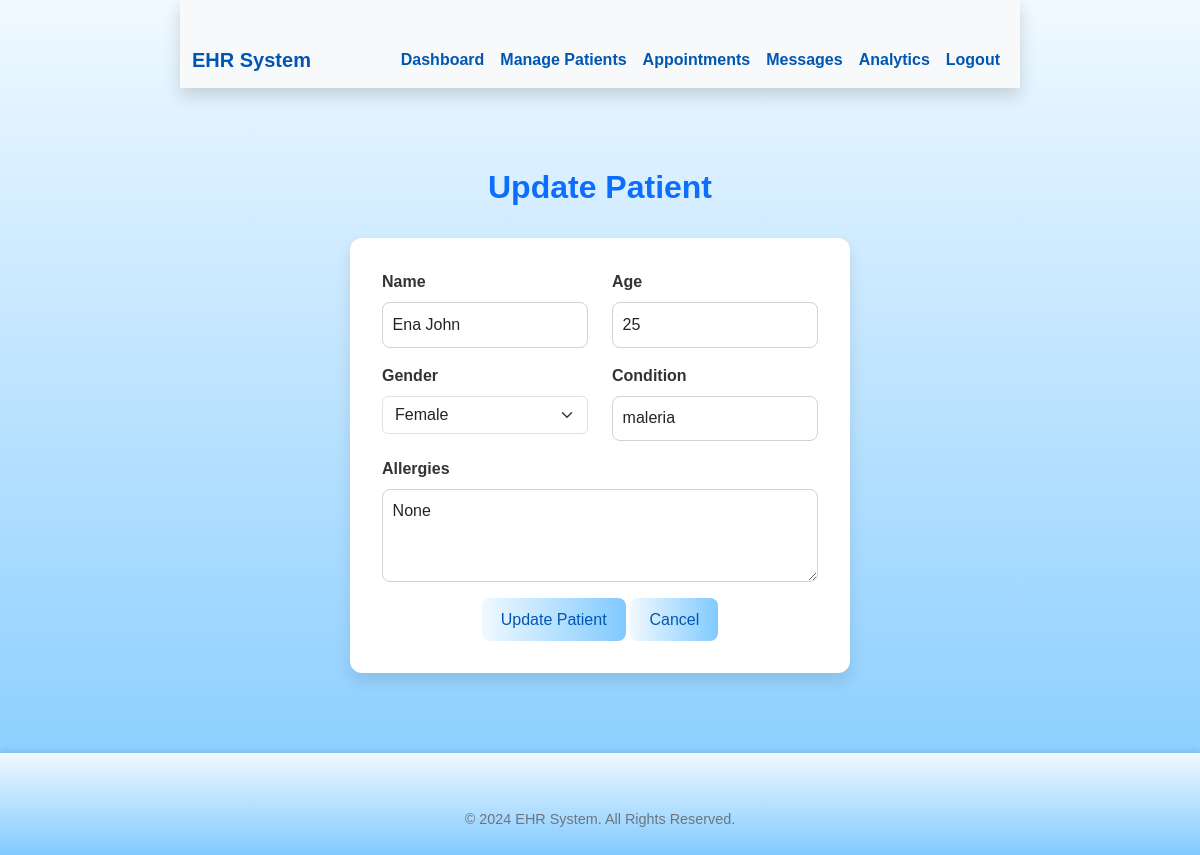
Screenshot of /update-patient/7 (signed in) with the database file from the repository.
### tables this page shows
CREATE TABLE patients (
    id INTEGER PRIMARY KEY AUTOINCREMENT,
    doctor_id INTEGER NOT NULL, -- Foreign key linking to users table
    name TEXT NOT NULL,
    age INTEGER NOT NULL,
    gender TEXT NOT NULL CHECK (gender IN ('Male', 'Female', 'Other')),
    condition TEXT NOT NULL,
    allergies TEXT,
    created_at TIMESTAMP DEFAULT CURRENT_TIMESTAMP,
    updated_at TIMESTAMP DEFAULT CURRENT_TIMESTAMP,
    FOREIGN KEY (doctor_id) REFERENCES users (id) ON DELETE CASCADE
);

### app.py (the view, shortened to what this page needs)
@app.route('/update-patient/<int:id>', methods=['GET', 'POST'])
def update_patient(id):
    if 'roles' not in session or 'doctor' not in session['roles']:
        flash('Access denied: Only doctors can edit patients.', 'danger')
        return redirect(url_for('login'))
    conn = get_db_connection()
    patient = conn.execute('SELECT * FROM patients WHERE id = ?', (id,)).fetchone()
    if not patient:
        flash('Patient not found.', 'danger')
        return redirect(url_for('manage_patients'))
    conn.close()
    return render_template('dashboard/update-patient.html', patient=patient)

### app.py (called while the page is built)
def get_db_connection():
    conn = sqlite3.connect('database/ehr.db')
    conn.row_factory = sqlite3.Row
    return conn

@app.context_processor
def inject_roles():
    return {
        'current_roles': session.get('roles', []),
        'current_route': request.endpoint  # Pass the current route
    }

### templates/dashboard/update-patient.html (shortened to what this page needs)
<!DOCTYPE html>
<html lang="en">
<head>
    <link rel="stylesheet" href="https://cdn.jsdelivr.net/npm/bootstrap@5.3.0-alpha3/dist/css/bootstrap.min.css">
    <link rel="stylesheet" href="/static/css/style.css">
</head>
<body>
    <nav class="navbar navbar-expand-lg navbar-light bg-light shadow">
        <div class="container">
            <a class="navbar-brand" href="/">EHR System</a>
            <div class="collapse navbar-collapse" id="navbarNav">
                <ul class="navbar-nav ms-auto">
                    <li class="nav-item"><a class="nav-link" href="/dashboard">Dashboard</a></li>
                    <li class="nav-item"><a class="nav-link active" href="/manage-patients">Manage Patients</a></li>
                    <li class="nav-item"><a class="nav-link" href="/appointments">Appointments</a></li>
                    <li class="nav-item"><a class="nav-link" href="/messages">Messages</a></li>
                    <li class="nav-item"><a class="nav-link" href="/analytics">Analytics</a></li>
                    <li class="nav-item"><a class="nav-link" href="/logout">Logout</a></li>
                </ul>
            </div>
        </div>
    </nav>
    <div class="container py-5">
        <h2 class="text-primary text-center mb-4">Update Patient</h2>
        <form method="POST" action="/update-patient/{{ patient.id }}">
            <div class="row mb-3">
                <div class="col-md-6">
                    <label for="name" class="form-label">Name</label>
                    <input type="text" class="form-control" id="name" name="name" value="{{ patient.name }}" required>
                </div>
                <div class="col-md-6">
                    <label for="age" class="form-label">Age</label>
                    <input type="number" class="form-control" id="age" name="age" value="{{ patient.age }}" required>
                </div>
            </div>
            <div class="row mb-3">
                <div class="col-md-6">
                    <label for="gender" class="form-label">Gender</label>
                    <select class="form-select" id="gender" name="gender" required>
                        <option value="Female" {% if patient.gender == 'Female' %}selected{% endif %}>Female</option>
                    </select>
                </div>
                <div class="col-md-6">
                    <label for="condition" class="form-label">Condition</label>
                    <input type="text" class="form-control" id="condition" name="condition" value="{{ patient.condition }}" required>
                </div>
            </div>
            <div class="mb-3">
                <label for="allergies" class="form-label">Allergies</label>
                <textarea class="form-control" id="allergies" name="allergies" rows="3">{{ patient.allergies }}</textarea>
            </div>
            <div class="text-center">
                <button type="submit" class="btn btn-primary">Update Patient</button>
                <a href="/manage-patients" class="btn btn-secondary">Cancel</a>
            </div>
        </form>
    </div>
    <footer class="bg-light py-4 mt-auto">
        <div class="container text-center">
            <p class="text-secondary mb-0">&copy; 2024 EHR System. All Rights Reserved.</p>
        </div>
    </footer>
</body>
</html>

### static/css/style.css (style rules this page uses)
html, body { height: 100%; margin: 0; padding: 0; display: flex; flex-direction: column; font-family: 'Arial', sans-serif; background: linear-gradient(to bottom, #f0f9ff, #80caff); color: #0056b3; }
nav { background: #ffffff; box-shadow: 0 4px 6px rgba(0, 0, 0, 0.1); z-index: 1000; width: 70%; margin: 0 auto; }
.navbar-brand { font-weight: bold; color: #0056b3 !important; }
.nav-link { color: #0056b3 !important; font-weight: 600; transition: color 0.3s ease; }
footer { margin-top: auto; background: linear-gradient(to bottom, #f0f9ff, #80caff); color: #0056b3; text-align: center; padding: 1rem; font-size: 0.9rem; box-shadow: 0 -2px 6px rgba(0, 0, 0, 0.1); }
.container { flex: 1; margin-top: 2rem; }
h2 { color: #0056b3; font-weight: bold; margin-bottom: 1.5rem; }
.btn { background: linear-gradient(to right, #f0f9ff, #80caff); color: #0056b3; border: none; padding: 0.6rem 1.2rem; font-size: 1rem; font-weight: 300; border-radius: 8px; transition: background 0.3s, color 0.3s; }
form { max-width: 500px; margin: 2rem auto; padding: 2rem; background: #ffffff; border-radius: 12px; box-shadow: 0 8px 16px rgba(0, 0, 0, 0.1); }
.form-label { font-weight: bold; color: #333; }
.form-control { border-radius: 8px; padding: 0.6rem; font-size: 1rem; border: 1px solid #d1d1d1; transition: box-shadow 0.3s ease, border-color 0.3s ease; }

### rows the page displays
patients: name "Ena John", age "25", gender "Female", condition "maleria"
